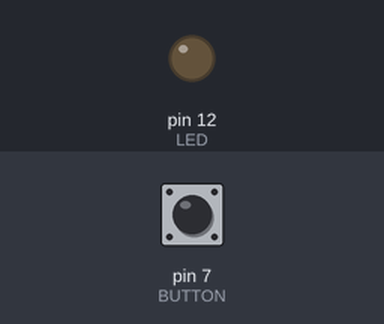
Simulated run of this sketch. Board: Arduino Uno, built with avr-gcc and run on an emulated ATmega328P. Shown: output pins drawn as LEDs (lit = HIGH). The test bench sets the inputs (shaded band); at power-on: pin 7 (BUTTON) LOW.

Above: at 1.2 s.
1.3 s: pin 7 (BUTTON) pulled HIGH for 3.2 s
At 1.6 s:
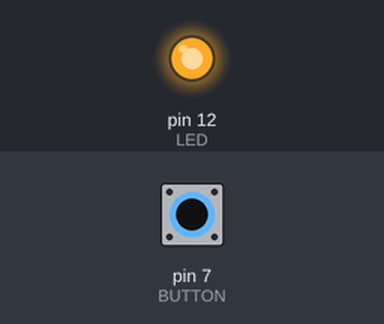
Timing chart, 0 to 6.8 s (numbered marks = the images above; inputs shaded):
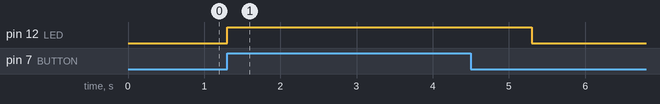

The sketch:

Button.ino
```cpp
#define LED 12
#define BUTTON 7
void setup()
{
pinMode(LED, OUTPUT); // pin wyjściowy dla diody LED
pinMode(BUTTON, INPUT); // pin wejściowy dla przycisku
}
void loop()
{
if ( digitalRead(BUTTON) == HIGH )
{
digitalWrite(LED, HIGH); // włącza diodę LED
delay(1000); // czeka jedną sekundę
digitalWrite(LED, LOW); // wyłącza diodę LED
}
}
```

Measured:
- after the input at 1.3 s, pin 12 (LED): LOW → HIGH at once, → LOW 4.0 s later
